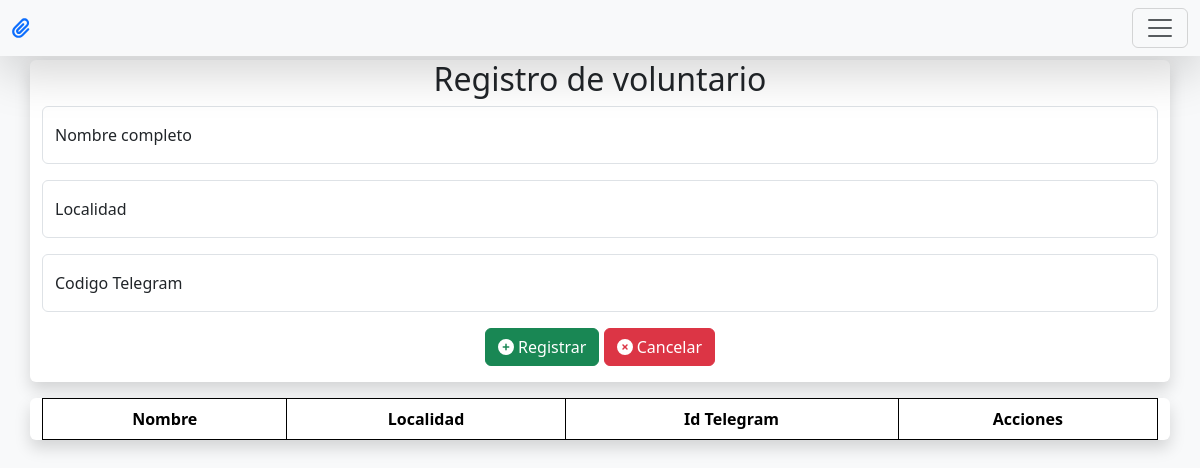
/registrarVoluntario, run on an earlier commit of the app's database.
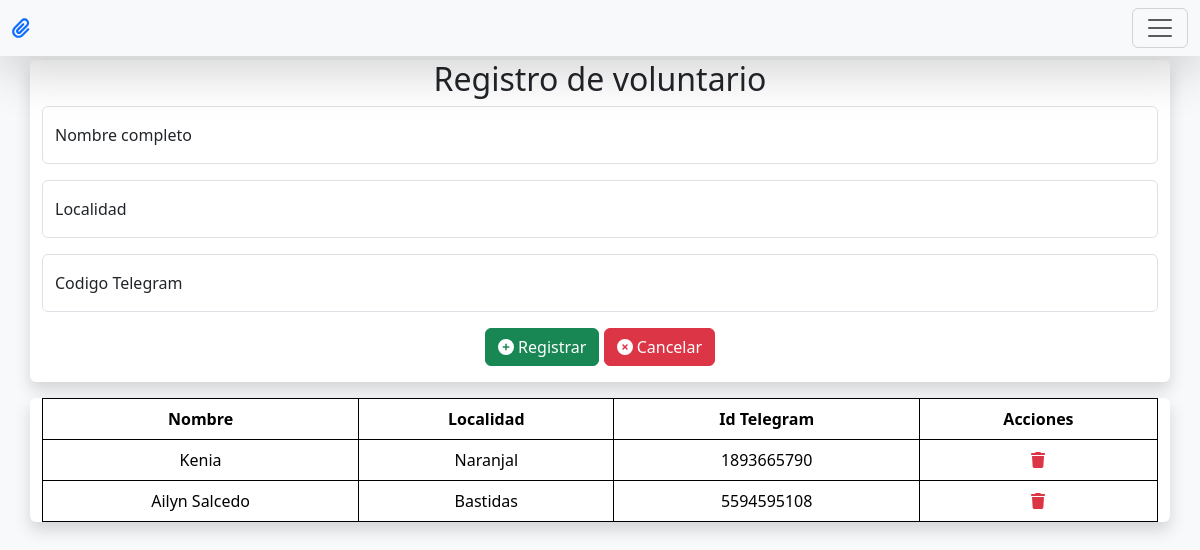
And on a later commit of the database.
### database.py (models this page shows, shortened)
class Voluntario(Base):
    __tablename__ = 'voluntarios'
    id = Column(Integer, primary_key=True)
    nombreCompleto = Column(String(300),nullable=False)
    localidad = Column(String(100), nullable=False)
    telegramId = Column(String(50), nullable=False)

### local.py (the view, shortened to what this page needs)
@app.route('/registrarVoluntario', methods = ['POST', 'GET'])
def registrarVoluntario():
    if request.method != 'POST':
        return render_template('registrarVoluntario.html', voluntarios = session.query(Voluntario).all())

### templates/registrarVoluntario.html
{% extends 'plantilla.html' %}
{%block body%}
<div class="container-sm shadow rounded bg-white text-center">
    <h2>Registro de voluntario</h2>
    <form action="/registrarVoluntario" method="post">
        <div class="form-floating mb-3">
            <input type="text" class="form-control" placeholder="x" name="nombre">
            <label>Nombre completo</label>
        </div>
        <div class="form-floating mb-3">
            <input type="text" class="form-control" placeholder="x" name="localidad">
            <label>Localidad</label>
        </div>
        <div class="form-floating mb-3">
            <input type="text" class="form-control" placeholder="x" name="telegramId">
            <label>Codigo Telegram</label>
        </div>
        <button type="submit" class="btn btn-success mb-3"><i class="fa-solid fa-plus-circle"></i> Registrar</button>
        <button type="reset" class="btn btn-danger mb-3"><i class="fa-solid fa-xmark-circle"></i> Cancelar</button>
    </form>
</div>
<div class="mt-3 container-sm shadow rounded bg-white text-center">
    <table class="table table-bordered border-black">
        <thead>
            <tr>
                <th>Nombre</th>
                <th>Localidad</th>
                <th>Id Telegram</th>
                <th>Acciones</th>
            </tr>
        </thead>
        <tbody>
            {%for vol in voluntarios%}
            <tr>
                <td>{{vol.nombreCompleto}}</td>
                <td>{{vol.localidad}}</td>
                <td>{{vol.telegramId}}</td>
                <td>
                    <a href="/eliminarVoluntario/{{vol.id}}" class="mr-3 text-danger"><i class="fa fa-solid fa-trash"></i></a>
                </td>
            </tr>
            {%endfor%}
        </tbody>
    </table>
</div>
{%endblock%}

What changed in the data, as far as the page shows it:
added Voluntario: nombreCompleto "Kenia", localidad "Naranjal", telegramId "1893665790"
added Voluntario: nombreCompleto "Ailyn Salcedo", localidad "Bastidas", telegramId "5594595108"
